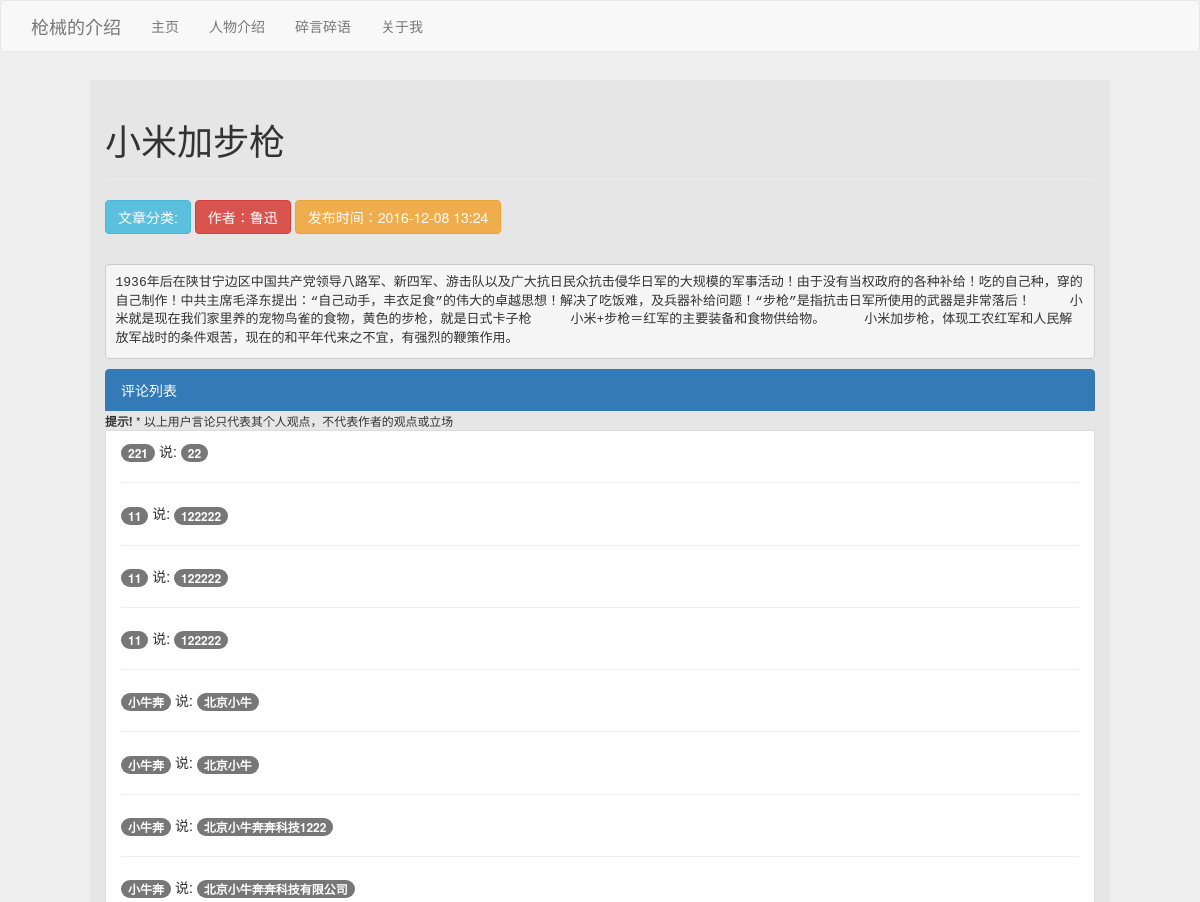
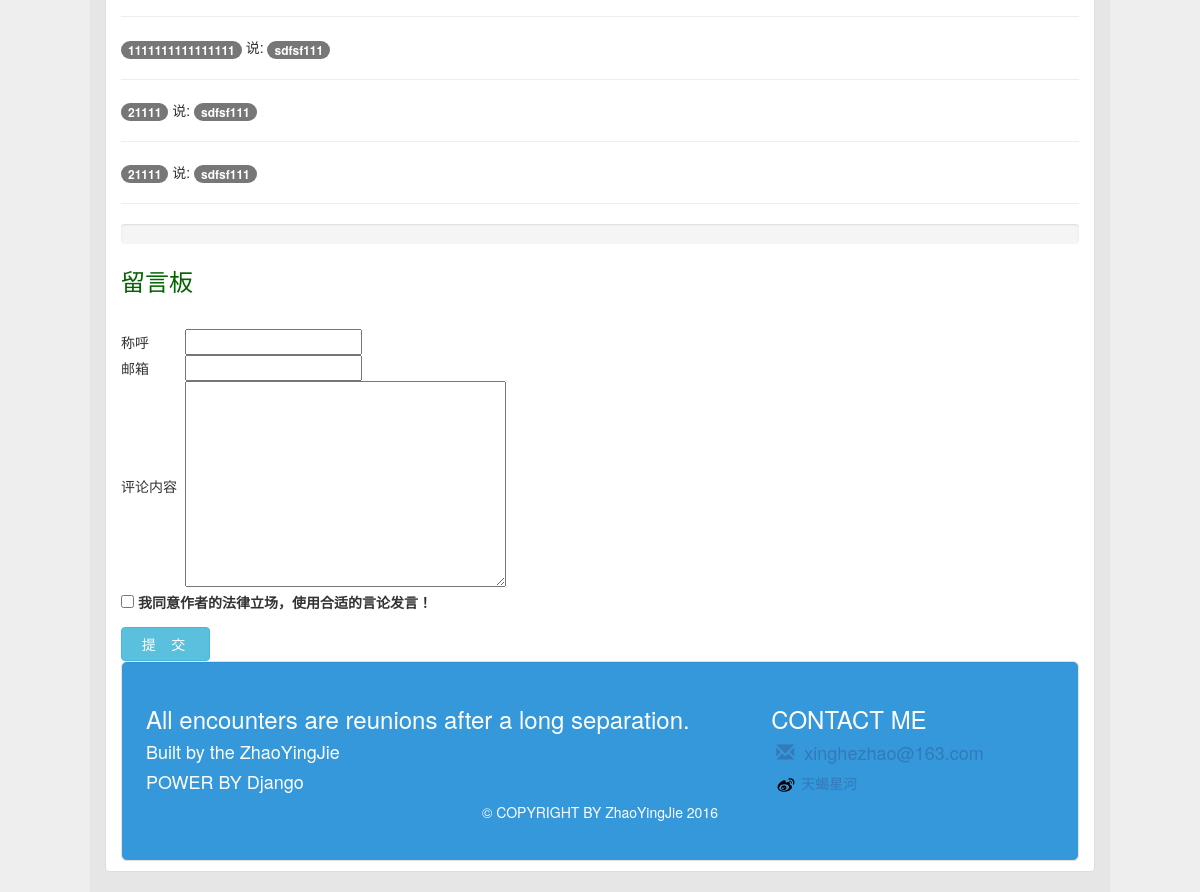
Page /blogs/3/ on the committed database (2 pictures, top to bottom).
### blog/models.py (models this page shows, shortened)
class Blog(models.Model):
    title = models.CharField('标题',max_length = 15)
    author = models.CharField('作者',max_length = 15)
    introduce = models.TextField('介绍', max_length = 70)
    content = models.TextField('博客正文')
    image = models.ImageField(null = True, blank = True, upload_to='images/%Y/%m/%d') #ull=True,数据库可以为空；blank=True，后台输入可以为空
    created = models.DateTimeField('发布时间',auto_now_add=True)
    category = models.ForeignKey(Catagory)
    tags = models.ManyToManyField(Tag)

class Comment(models.Model):
    blog = models.ForeignKey(Blog)
    name = models.CharField(max_length = 15)
    email = models.EmailField()
    content = models.CharField(max_length=240)
    created = models.DateTimeField(auto_now_add=True)

### blog/views.py (the view)
# urls.py: url(r'^blogs/(\d+)/$', blogs_detail, name='blogs'),
def blogs_detail(request,blog_id):
    blog = Blog.objects.get(id=blog_id)
    if request.method == 'GET':
        form = CommentForm()
    else:
        form = CommentForm(request.POST)
        if form.is_valid():
            cleaned_data = form.cleaned_data
            cleaned_data['blog'] = blog
            Comment.objects.create(**cleaned_data)
    return render(request,'blog_detail.html', {
    		'form':form,'blog':blog,'comments': blog.comment_set.all().order_by('-created')}
        )

### blog/forms.py
class CommentForm(forms.Form):
    name = forms.CharField(label='称呼',max_length=16,error_messages={
        'required':'请填写您的称呼',
        'max_length':'称呼太长咯'
    })
    email = forms.EmailField(label='邮箱',error_messages={
        'required':'请填写您的邮箱',
        'invalid':'邮箱格式不正确'
    })
    content = forms.CharField(widget=forms.Textarea,label='评论内容',error_messages={
        'required':'请填写您的评论内容！',
        'max_length':'评论内容太长咯'
    })

### blog/templates/blog_detail.html (shortened to what this page needs)
{% extends 'base.html' %}
{% block content %}
<div class="container-fluid" style="width:1020px;align:center;background:#E6E6E6;margin-top:28px;">
    <div class="blog">
        <div class="row-fluid" align="left">
            <div class="row-fluid">
                <div class="span12">
                    <div class="page-header">
                        <h1>
                            {{ blog.title }}
                        </h1>
                    </div>
                </div>
            </div>
            <button class="btn btn-small btn-info" type="button">文章分类:{{ blog.catagory.name }}</button>
            <button class="btn btn-small btn-danger" type="button"> 作者：{{ blog.author }}</button>
            <button class="btn btn-small btn-warning" type="button">
                发布时间：{{ blog.created|date:"Y-m-d H:i" }}</button>
        </div>
        <div class="row-fluid" style = 'margin-top: 30px;'>
            <div class="span12">
                <pre><code style="font-size-adjust: inherit">{{ blog.content }}</code></pre>
            </div>
        </div>
        <div class="row-fluid">
            <div class="span12">
                <div class="list-group" align="left">
                    <a href="#" class="list-group-item active">评论列表</a>
                    <small><strong>提示!</strong> * 以上用户言论只代表其个人观点，不代表作者的观点或立场<br></small>
                    <div class="list-group-item">
                        {% for comment in comments %}
                            <div class="span12">
                            <span class="badge badge-warning">{{ comment.name }}</span> 说:
                            <span class="badge badge-warning">{{ comment.content }}</span>
                            <hr>
                        {% endfor %}
                        </div>
                    </div>
                </div>
            </div>
        </div>
        <div class="row-fluid" align="left">
            <div class="progress active progress-striped progress-success">
            </div>
            <div class="span12" id="form">
                <div class="row-fluid">
                    <font color="#006400" size="5">留言板</font>
                </div>
                <form action="{% url 'blogs' blog.id %}" method="post" onsubmit="return showForm()">
                    <fieldset>
                        <table>
                            {% for field in form %}
                                <div class="input-field" style="padding-top: 10px">
                                    <tr>
                                        <td class = 'text'>{{ field.label }}&nbsp;&nbsp;</td>
                                        <td class = 'text'> {{ field }}</td>
                                    </tr>
                                </div>
                            {% endfor %}
                        </table>
                        <label><input type="checkbox" id="agreecheckbox"/>
                            我同意作者的法律立场，使用合适的言论发言！
                        </label> <br>
                        <button class="btn btn-info" type="submit" style="margin-top: 10px">  &nbsp;&nbsp;提&nbsp; &nbsp; 交
                            &nbsp;&nbsp;
                        </button>
                    </fieldset>
                </form>
            </div>
    </div>
</div>
{% endblock %}

### rows in the picture
Blog: title "小米加步枪", author "鲁迅", created "2016-12-08 13:24", content "1936年后在陕甘宁边区中国共产党领导八路军、新四军、游击队以及广大抗日民众抗击侵华日军的大规模的军事活动！由于没有当权政府的各种补给！吃的自己种，穿的自己制作！中共主席毛泽东提出：“自己动手，丰衣足食”的伟大的卓越思想！解决了吃饭难，及兵器补给问题！“步枪”是指抗击日军所使用的武器是非常落后！ 小米就是现在我们家里养的宠物鸟雀的食物，黄色的步枪，就是日式卡子枪 小米+步枪＝红军的主要装备和食物供给物。 小米加步枪，体现工农红军和人民解放军战时的条件艰苦，现在的和平年代来之不宜，有强烈的鞭策作用。"
Comment: name "221", content "22"
Comment: name "11", content "122222"
Comment: name "11", content "122222"
Comment: name "11", content "122222"
Comment: name "小牛奔", content "北京小牛"
Comment: name "小牛奔", content "北京小牛"
Comment: name "小牛奔", content "北京小牛奔奔科技1222"
Comment: name "小牛奔", content "北京小牛奔奔科技有限公司"
Comment: name "1111111111111111", content "sdfsf111"
Comment: name "21111", content "sdfsf111"
Comment: name "21111", content "sdfsf111"

### other values in the picture
{{ field.label }} "称呼" "邮箱" "评论内容"
